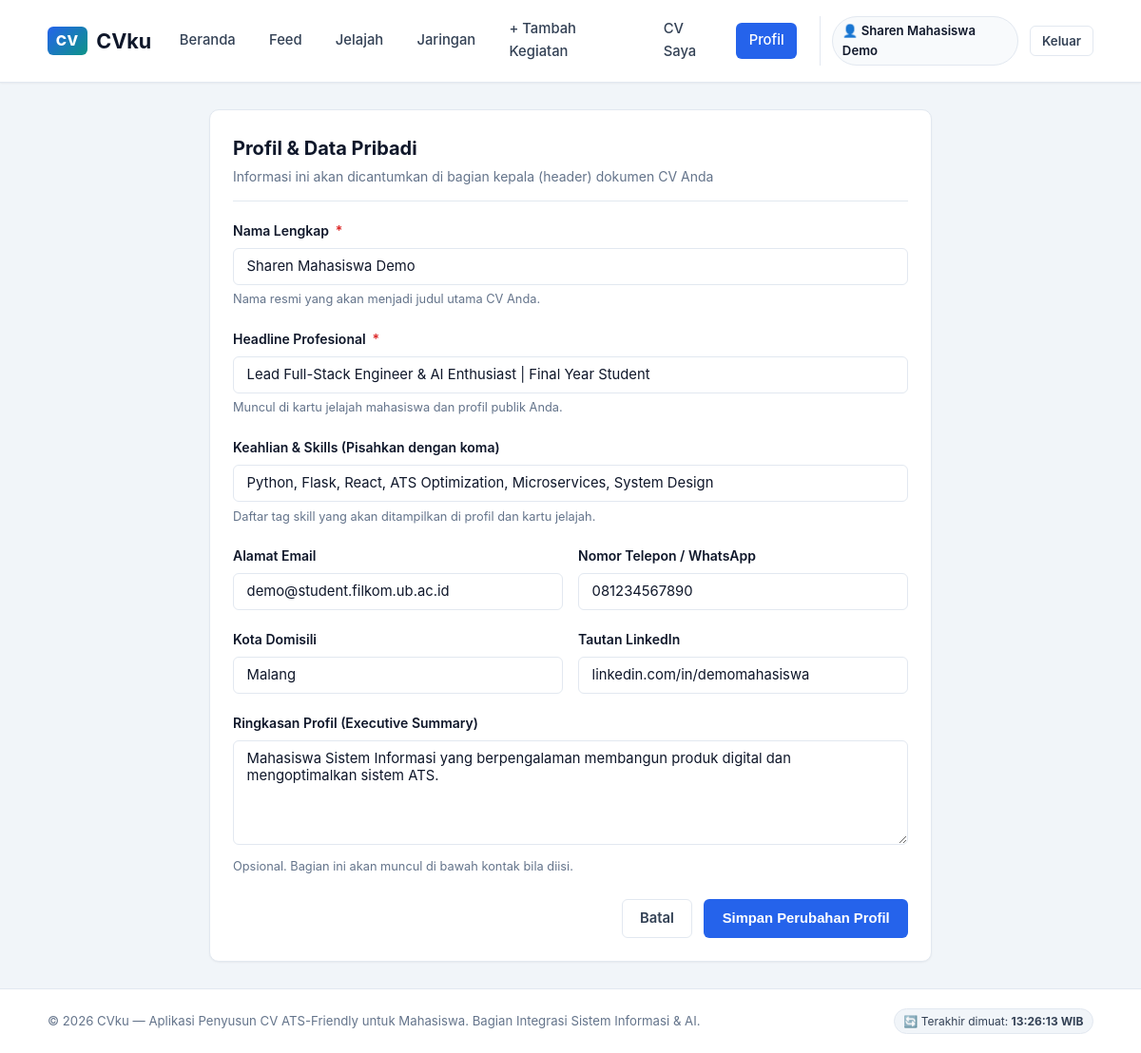
The app's page /profil (signed in) with its own data.
### tables this page shows
CREATE TABLE "pengguna" (
                id INTEGER PRIMARY KEY AUTOINCREMENT,
                username TEXT UNIQUE NOT NULL,
                password_hash TEXT NOT NULL,
                peran TEXT NOT NULL DEFAULT 'pengguna',
                nama TEXT,
                email TEXT,
                telepon TEXT,
                kota TEXT,
                linkedin TEXT,
                ringkasan TEXT,
                headline TEXT,
                skill TEXT
            );

### app.py (the view, shortened to what this page needs)
@app.route("/profil", methods=["GET", "POST"])
@mahasiswa_required
def profil():
    user_id = session["user_id"]
    pengguna = db.baca_pengguna(user_id) or {}
    return render_template("profil.html", pengguna=pengguna)

### app.py (called while the page is built)
@app.after_request
def add_no_cache_headers(response):
    response.headers["Cache-Control"] = "no-cache, no-store, must-revalidate, max-age=0"
    response.headers["Pragma"] = "no-cache"
    response.headers["Expires"] = "0"
    return response

@app.context_processor
def inject_waktu_server():
    return {
        "waktu_refresh": datetime.datetime.now().strftime("%H:%M:%S")
    }

def pengguna_required(f):
    @wraps(f)
    def decorated_function(*args, **kwargs):
        if not session.get("user_id"):
            flash("Silakan masuk terlebih dahulu untuk mengakses halaman ini.", "warning")
            return redirect(url_for("login", next=request.path))
        return f(*args, **kwargs)
    return decorated_function

### db.py (called while the page is built)
def koneksi():
    con = sqlite3.connect(DB_PATH)
    con.row_factory = sqlite3.Row
    con.execute("PRAGMA foreign_keys = ON")
    return con

def _satu(sql, args=()):
    con = koneksi()
    try:
        r = con.execute(sql, args).fetchone()
        return dict(r) if r else None
    finally:
        con.close()

def baca_pengguna(id_pengguna):
    u = _satu("SELECT * FROM pengguna WHERE id=?", (id_pengguna,))
    if u:
        u.pop("password_hash")
    return u

### templates/profil.html (shortened to what this page needs)
{% extends "base.html" %}
{% block content %}
<div class="card" style="max-width: 760px; margin: 0 auto;">
  <div class="card-header">
    <div>
      <h1 class="card-title">Profil & Data Pribadi</h1>
      <p class="card-subtitle">Informasi ini akan dicantumkan di bagian kepala (header) dokumen CV Anda</p>
    </div>
  </div>
  <form method="POST" action="{{ url_for('profil') }}">
    <div class="form-group">
      <label for="nama" class="form-label">Nama Lengkap <span class="required">*</span></label>
      <input type="text" id="nama" name="nama" class="form-control" placeholder="Contoh: Sharen Charismariani" required value="{{ pengguna.nama or '' }}">
      <div class="form-hint">Nama resmi yang akan menjadi judul utama CV Anda.</div>
    </div>
    <div class="form-group">
      <label for="headline" class="form-label">Headline Profesional <span class="required">*</span></label>
      <input type="text" id="headline" name="headline" class="form-control" placeholder="Contoh: Mahasiswa Sistem Informasi | Aspiring Product Manager" value="{{ pengguna.headline or '' }}" required>
      <div class="form-hint">Muncul di kartu jelajah mahasiswa dan profil publik Anda.</div>
    </div>
    <div class="form-group">
      <label for="skill" class="form-label">Keahlian &amp; Skills (Pisahkan dengan koma)</label>
      <input type="text" id="skill" name="skill" class="form-control" placeholder="Contoh: Product Management, Agile Scrum, Python, Wireframing" value="{{ pengguna.skill or '' }}">
      <div class="form-hint">Daftar tag skill yang akan ditampilkan di profil dan kartu jelajah.</div>
    </div>
    <div class="form-row">
      <div class="form-group">
        <label for="email" class="form-label">Alamat Email</label>
        <input type="email" id="email" name="email" class="form-control" placeholder="nama@email.com" value="{{ pengguna.email or '' }}">
      </div>
      <div class="form-group">
        <label for="telepon" class="form-label">Nomor Telepon / WhatsApp</label>
        <input type="text" id="telepon" name="telepon" class="form-control" placeholder="081234567890" value="{{ pengguna.telepon or '' }}">
      </div>
    </div>
    <div class="form-row">
      <div class="form-group">
        <label for="kota" class="form-label">Kota Domisili</label>
        <input type="text" id="kota" name="kota" class="form-control" placeholder="Contoh: Malang / Jakarta" value="{{ pengguna.kota or '' }}">
      </div>
      <div class="form-group">
        <label for="linkedin" class="form-label">Tautan LinkedIn</label>
        <input type="text" id="linkedin" name="linkedin" class="form-control" placeholder="linkedin.com/in/username" value="{{ pengguna.linkedin or '' }}">
      </div>
    </div>
    <div class="form-group">
      <label for="ringkasan" class="form-label">Ringkasan Profil (Executive Summary)</label>
      <textarea id="ringkasan" name="ringkasan" class="form-control" rows="4" placeholder="Tuliskan 2-3 kalimat mengenai latar belakang pendidikan, minat karier, dan keunggulan utama Anda...">{{ pengguna.ringkasan or '' }}</textarea>
      <div class="form-hint">Opsional. Bagian ini akan muncul di bawah kontak bila diisi.</div>
    </div>
    <div style="display: flex; gap: 0.75rem; justify-content: flex-end; margin-top: 1.5rem;">
      <a href="{{ url_for('beranda') }}" class="btn btn-outline">Batal</a>
      <button type="submit" class="btn btn-primary">Simpan Perubahan Profil</button>
    </div>
  </form>
</div>
{% endblock %}

### templates/base.html (shortened to what this page needs)
<!DOCTYPE html>
<html lang="id">
<head>
  <link rel="stylesheet" href="{{ url_for('static', filename='css/style.css') }}">
</head>
<body>
  <nav class="navbar">
    <div class="nav-container">
      <a href="{{ url_for('beranda') }}" class="brand">
        <span class="brand-badge">CV</span>
        <span>CVku</span>
      </a>
      <ul class="nav-menu">
        <li class="nav-item {% if request.endpoint == 'beranda' %}active{% endif %}">
          <a href="{{ url_for('beranda') }}">Beranda</a>
        </li>
        {% if session.get('user_id') %}
          <li class="nav-item {% if request.endpoint == 'feed_page' %}active{% endif %}">
            <a href="{{ url_for('feed_page') }}">Feed</a>
          </li>
          <li class="nav-item {% if request.endpoint == 'jelajah_page' %}active{% endif %}">
            <a href="{{ url_for('jelajah_page') }}">Jelajah</a>
          </li>
          <li class="nav-item {% if request.endpoint == 'jaringan_page' %}active{% endif %}">
            <a href="{{ url_for('jaringan_page') }}">Jaringan</a>
          </li>
          <li class="nav-item {% if request.endpoint == 'tambah_pencapaian_page' %}active{% endif %}">
            <a href="{{ url_for('tambah_pencapaian_page') }}">+ Tambah Kegiatan</a>
          </li>
          <li class="nav-item {% if request.endpoint == 'cv_preview_page' %}active{% endif %}">
            <a href="{{ url_for('cv_preview_page') }}">CV Saya</a>
          </li>
          <li class="nav-item {% if request.endpoint == 'profil' %}active{% endif %}">
            <a href="{{ url_for('profil') }}">Profil</a>
          </li>
        {% endif %}
      </ul>
      {% if session.get('user_id') %}
        <div class="nav-user">
          <a href="{{ url_for('profil_publik_page', id=session.get('user_id')) }}" class="user-badge" style="text-decoration: none;" title="Buka Profil Publik Saya">
            👤 {{ session.get('nama') or session.get('username') }}
          </a>
          <a href="{{ url_for('logout') }}" class="btn btn-outline btn-sm">Keluar</a>
        </div>
      {% endif %}
    </div>
  </nav>
  <main class="main-content">
    {% block content %}{% endblock %}
  </main>
  <footer class="footer">
    <div style="display: flex; justify-content: space-between; align-items: center; max-width: 1100px; margin: 0 auto; flex-wrap: wrap; gap: 0.5rem;">
      <p style="margin: 0;">&copy; 2026 CVku — Aplikasi Penyusun CV ATS-Friendly untuk Mahasiswa. Bagian Integrasi Sistem Informasi & AI.</p>
      <span style="font-size: 0.75rem; color: var(--slate); background: #f1f5f9; padding: 0.2rem 0.6rem; border-radius: 9999px; border: 1px solid var(--border);">
        🔄 Terakhir dimuat: <strong>{{ waktu_refresh }} WIB</strong>
      </span>
    </div>
  </footer>
</body>
</html>

### records on screen
pengguna: get "Sharen Mahasiswa Demo", nama "Sharen Mahasiswa Demo", headline "Lead Full-Stack Engineer & AI Enthusiast | Final Year Student", skill "Python, Flask, React, ATS Optimization, Microservices, System Design", email "demo@student.filkom.ub.ac.id", telepon "081234567890", kota "Malang", linkedin "linkedin.com/in/demomahasiswa", ringkasan "Mahasiswa Sistem Informasi yang berpengalaman membangun produk digital dan mengoptimalkan sistem ATS."
